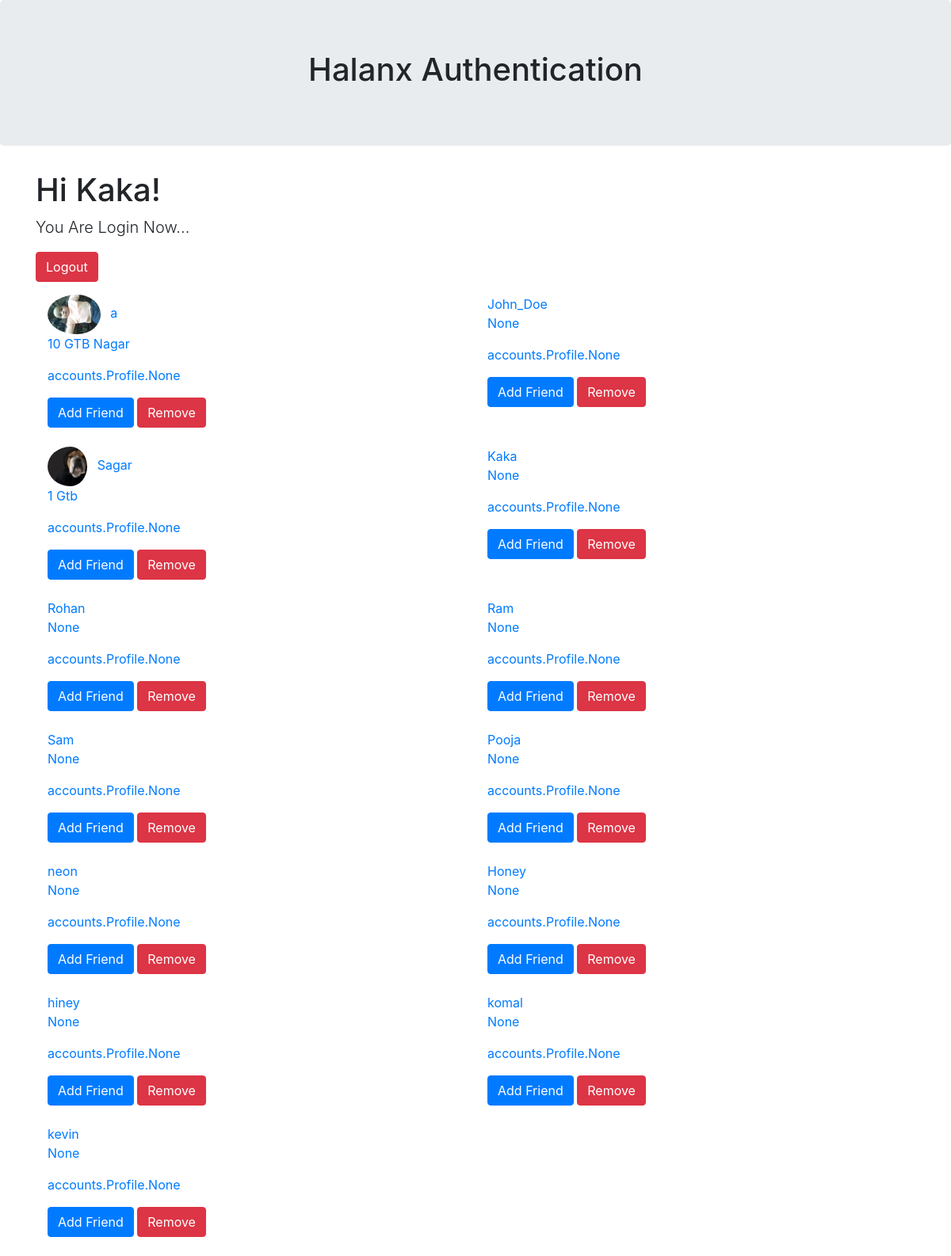
The app's page / (signed in), older data.
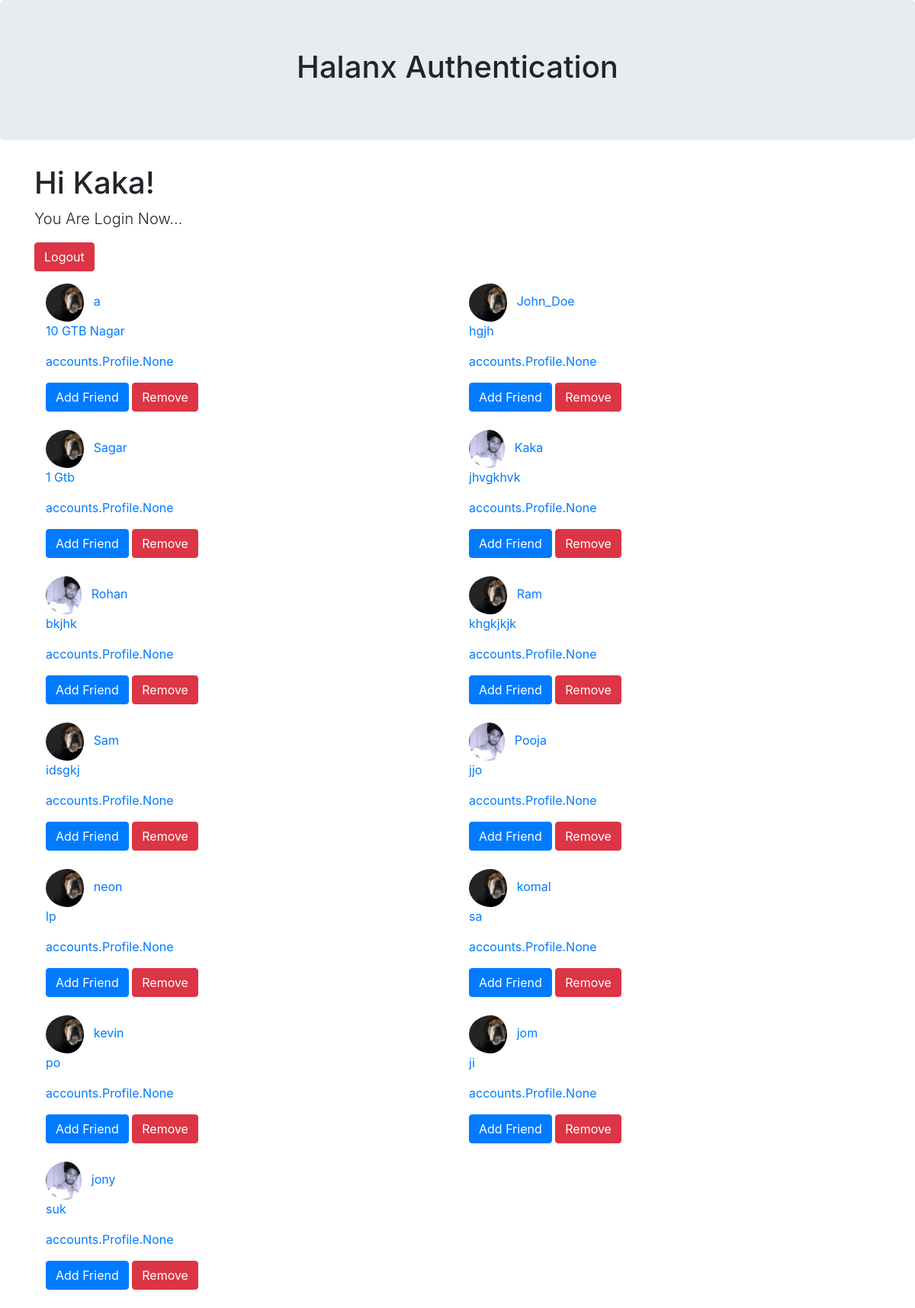
The same page, newer data.
### accounts/models.py (models this page shows, shortened)
class CustomUser(AbstractUser):
    pass

class Profile(models.Model):
    GENDER_CHOICES = (
        ('M', 'male'),
        ('F', 'female'),
        ('O', 'other')
    )
    user = models.OneToOneField(CustomUser, on_delete = models.CASCADE,related_name='profile')
    phone_number = models.CharField(unique = True, max_length=20,default=uuid.uuid4)
    profile_picture = models.ImageField(upload_to='profile_picture/',blank=True)
    gender = models.CharField(max_length = 2, choices = GENDER_CHOICES)
    date_of_birth = models.DateTimeField(null = True, blank = True)
    friends = models.ManyToManyField("self")
    slug = models.SlugField()
    permanent_address = models.OneToOneField(Address, on_delete = models.CASCADE, related_name = 'permanent_address',null=True)
    company_address = models.OneToOneField(Address, on_delete = models.CASCADE, related_name = 'company_address',null=True)
    USERNAME_FIELD = 'user.email'
    REQUIRED_FIELDS = []
    def get_absolute_url(self):
    	return "/profile/{}".format(self.slug)

class Address(models.Model):
    street_address = models.CharField('StreetAddress', max_length = 250)
    city = models.CharField('city', max_length = 50)
    state = models.CharField('state', max_length= 50)
    pincode = models.CharField('pincode', max_length=10)
    country = CountryField()
    def __str__(self):
        return self.street_address

### accounts/views.py (the view)
# urls.py: path('', HomeView.as_view(), name='home'),
class HomeView(View):
    template_name = 'accounts/home.html'
    def get(self, request):
        people = Profile.objects.all()
        context = {
            'people':people
        }
        return render(request, self.template_name,context)

### templates/accounts/home.html (shortened to what this page needs)
{% extends 'base.html' %}
{% block content %}
{% if user.is_authenticated %}
    <h1>Hi {{user.username}}!</h1><p class="lead">You Are Login Now...</p>
<p><a href="{% url 'logout' %}" class="btn btn-danger">Logout</a></p>
<div class="container">
	<div class="row">
		{% for data in people %}
		<div class="col-md-6">
			{% if data.profile_picture %}
				<img src="{{ data.profile_picture.url }}"class="img-responsive rounded-circle pr-2" alt=""style="height: 50px;">
			{% endif %}
			<a href="{{ data.get_absolute_url }}" class="pr-4">{{ data.user.username }}</a><br>
			<p class="text-primary text-justify">{{ data.permanent_address }}</p>
			<p class="text-primary text-justify">{{ data.friends }}</p>
			<button class="btn btn-primary">Add Friend</button>
			<button class="btn btn-danger">Remove</button>
			<br><br>
		</div>
	{% endfor %}
	</div>
</div>
{% else %}
<p class="lead">You are not logged in</p>
<a href="{% url 'login' %}" class="btn btn-success">Login</a>  |
<a href="{% url 'signup' %}" class="btn btn-primary">signup</a>
{% endif %}
{% endblock %}

### templates/base.html (shortened to what this page needs)
{% load static %}
<!DOCTYPE html>
<html lang="en">
<head>
    <link rel="stylesheet" href="https://maxcdn.bootstrapcdn.com/bootstrap/4.3.1/css/bootstrap.min.css">
</head>
<body>
    <div class="jumbotron text-center">
        <h1>Halanx Authentication</h1>
    </div>
    <main class="container text-md-left text-sm-center">
        {% block content %}
        {% endblock %}
    </main>
</body>
</html>

Row changes from the older to the newer data that the page shows:
removed Profile: user.username "Honey", permanent_address "None", friends "accounts.Profile.None"
removed Profile: user.username "hiney", permanent_address "None", friends "accounts.Profile.None"
changed Profile "10 GTB Nagar": profile_picture: a different picture
changed Profile "John_Doe": profile_picture: picture added; permanent_address "None" → "hgjh"
changed Profile "Kaka": profile_picture: picture added; permanent_address "None" → "jhvgkhvk"
changed Profile "Rohan": profile_picture: picture added; permanent_address "None" → "bkjhk"
changed Profile "Ram": profile_picture: picture added; permanent_address "None" → "khgkjkjk"
changed Profile "Sam": profile_picture: picture added; permanent_address "None" → "idsgkj"
changed Profile "Pooja": profile_picture: picture added; permanent_address "None" → "jjo"
changed Profile "neon": profile_picture: picture added; permanent_address "None" → "lp"
changed Profile "komal": profile_picture: picture added; permanent_address "None" → "sa"
changed Profile "kevin": profile_picture: picture added; permanent_address "None" → "po"
added Profile: profile_picture (picture), user.username "jom", permanent_address "ji", friends "accounts.Profile.None"
added Profile: profile_picture (picture), user.username "jony", permanent_address "suk", friends "accounts.Profile.None"
